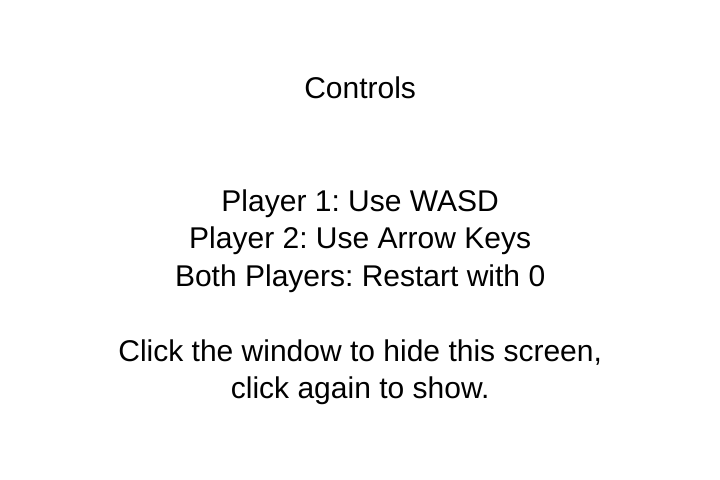
Frame 1 (no input)
Frame 60 (no input): identical to frame 1, image omitted
Frame 120 (the mouse pressed at the canvas centre since frame 60): identical to frame 1, image omitted

The p5.js sketch that drew this single still picture (run headless with seeded random() and noise() and a simulated clock; from frame 60 on, the mouse is pressed at the canvas centre):

// p5.js sketch
// ── sketch.js
let players = [];
let dirts = [];
const NUM_DIRT = 24;       // total dirt blobs
const CLEAN_RADIUS = 20;   // how close you must be to clean
const SPEED = 3;           // player movement speed
let keys = {};             // pressed keys map
let gameOver = false;
let showControls = true;
let allowRestart = true;

function restart(){
  players = [];
  dirts = [];
  gameOver = false;

  players = [(new Player(
    width * 0.25, height * 0.5,
    color(70, 150, 255),
    { up: 'w', down: 's', left: 'a', right: 'd' },
    "P1"
  )),
  (new Player(
    width * 0.75, height * 0.5,
    color(255, 80, 80),
    { up: 'arrowup', down: 'arrowdown', left: 'arrowleft', right: 'arrowright' },
    "P2"
  ))];

  // Scatter dirt blobs around the window
  const margin = 24;
  for (let i = 0; i < NUM_DIRT; i++) {
    dirts.push({
      x: random(margin, width - margin),
      y: random(margin, height - margin),
      r: random(6, 12),      // radius
      cleanedBy: null        // "P1" or "P2"
    });
  }
}

function setup() {
  createCanvas(720, 480);

  restart();

  textFont('sans-serif');
}

function draw() {
  if (allowRestart && keys["0"])
    restart();
  if (keys["0"])
    allowRestart = false;
  else
    allowRestart = gameOver || (players[0].score < 3 && players[1].score < 3);

  if (gameOver)
    return;

  background(255);
  push();
  textAlign(CENTER, CENTER);
  textSize(30);
  text("Controls\n\n\nPlayer 1: Use WASD\nPlayer 2: Use Arrow Keys\nBoth Players: Restart with 0\n\nClick the window to hide this screen,\nclick again to show.",width/2,height/2);
  pop();

  if (showControls)
    return;

  background(220, 240, 255); // light glass-like background

  // Window grid
  stroke(200, 220, 240);
  for (let gx = 0; gx < width; gx += 60) line(gx, 0, gx, height);
  for (let gy = 0; gy < height; gy += 60) line(0, gy, width, gy);
  noStroke();

  // Draw remaining dirts
  for (const d of dirts) {
    if (!d.cleanedBy) {
      fill(120, 120, 120, 200);
      circle(d.x, d.y, d.r * 2);
    }
  }

  // Update players (movement + cleaning), then draw
  for (let i = 0; i < players.length; i++) {
    const p = players[i];
    p.update();
    p.cleanNearby();
    p.draw();
  } 

  // Scores
  drawHUD();

  // all dirts cleaned
  if (!gameOver && dirts.every(d => d.cleanedBy)) {
    gameOver = true;
    //noLoop();
    showWinner();
  }
}

function drawHUD() {
  fill(255, 255, 255, 180);
  rect(10, 10, 260, 64, 8);
  fill(0);
  textSize(14);
  textAlign(LEFT, TOP);
  const p1 = players[0], p2 = players[1];
  text(`P1 (Blue) Score: ${p1.score}`, 20, 18);
  text(`P2 (Red)  Score: ${p2.score}`, 20, 40);
}

function showWinner() {
  const [p1, p2] = players;
  let msg = "Draw!";
  if (p1.score > p2.score) msg = "P1 wins!";
  else if (p2.score > p1.score) msg = "P2 wins!";

  fill(0, 160);
  rect(0, 0, width, height);
  textAlign(CENTER, CENTER);
  textSize(28);
  fill(255);
  text(`All clean! ${msg}\nP1: ${p1.score}  |  P2: ${p2.score}\nPress 0 to restart.`, width / 2, height / 2);
}

// Input handling 
function keyPressed() {
  let k = key || '';
  if (k.length === 1) 
    k = k.toLowerCase();
  keys[k.toLowerCase()] = true;
  return false;
}

function keyReleased() {
  let k = key || '';
  if (k.length === 1) 
    k = k.toLowerCase();
  keys[k.toLowerCase()] = false;
  return false;
}

function mouseClicked(){
  showControls = !showControls;
}

class Player {
  constructor(x, y, col, controls, name) {
    this.x = x;
    this.y = y;
    this.col = col;
    this.controls = controls; // expects lower-case key names
    this.name = name;         // "P1" or "P2"
    this.score = 0;
    this.radius = 13;         // player body radius
  }

  update() {
    // Movement based on key map
    if (keys[this.controls.up])    this.y -= SPEED;
    if (keys[this.controls.down])  this.y += SPEED;
    if (keys[this.controls.left])  this.x -= SPEED;
    if (keys[this.controls.right]) this.x += SPEED;

    // Keep inside the window
    this.x = constrain(this.x, this.radius, width - this.radius);
    this.y = constrain(this.y, this.radius, height - this.radius);
  }

  cleanNearby() {
    // Clean any dirt within CLEAN_RADIUS
    for (const d of dirts) {
      if (!d.cleanedBy) {
        const distToDirt = dist(this.x, this.y, d.x, d.y);
        if (distToDirt <= CLEAN_RADIUS + d.r) {
          d.cleanedBy = this.name;
          this.score += 1;
        }
      }
    }
  }

    draw() {
    fill(this.col);
    noStroke();
    circle(this.x, this.y, this.radius * 2);
    }
}
